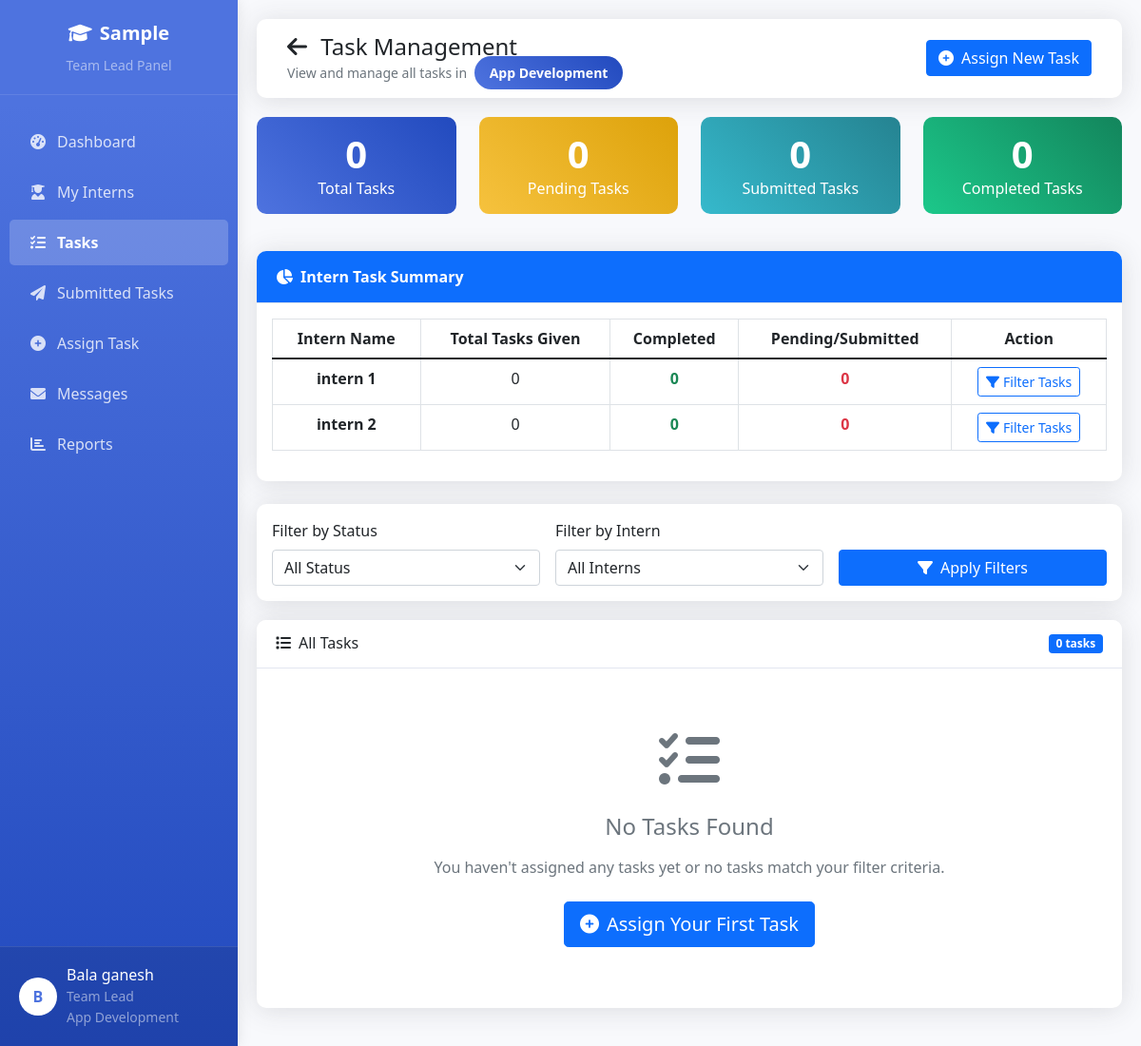
/teamlead/tasks.php (signed in), run on the app's committed database.
### tables this page shows
CREATE TABLE `company_details` (
  `id` int(11) NOT NULL AUTO_INCREMENT,
  `company_name` varchar(255) NOT NULL,
  `admin_username` varchar(50) NOT NULL,
  `admin_password` varchar(255) NOT NULL,
  `internship_duration` varchar(100) DEFAULT NULL,
  `office_timing` varchar(100) DEFAULT NULL,
  `min_score_for_job` int(11) DEFAULT 70,
  `created_at` timestamp NOT NULL DEFAULT current_timestamp(),
  `updated_at` timestamp NOT NULL DEFAULT current_timestamp() ON UPDATE current_timestamp(),
  PRIMARY KEY (`id`)
);

CREATE TABLE `domains` (
  `id` int(11) NOT NULL AUTO_INCREMENT,
  `domain_name` varchar(100) NOT NULL,
  `description` text DEFAULT NULL,
  `created_by` int(11) DEFAULT NULL,
  `created_at` timestamp NOT NULL DEFAULT current_timestamp(),
  PRIMARY KEY (`id`)
);

CREATE TABLE `users` (
  `id` int(11) NOT NULL AUTO_INCREMENT,
  `username` varchar(50) NOT NULL,
  `password` varchar(255) NOT NULL,
  `email` varchar(100) NOT NULL,
  `full_name` varchar(100) NOT NULL,
  `role` enum('admin','team_lead','intern') NOT NULL,
  `domain_id` int(11) DEFAULT NULL,
  `phone` varchar(20) DEFAULT NULL,
  `join_date` date DEFAULT NULL,
  `end_date` date DEFAULT NULL,
  `is_active` tinyint(1) DEFAULT 1,
  `created_at` timestamp NOT NULL DEFAULT current_timestamp(),
  PRIMARY KEY (`id`),
  UNIQUE KEY `username` (`username`),
  UNIQUE KEY `email` (`email`)
);

### teamlead/tasks.php (the view, shortened to what the rows shown need)
<?php
require_once '../config/database.php';
$company_query = "SELECT company_name FROM company_details LIMIT 1";
$company_result = mysqli_query($conn, $company_query);
$company_data = mysqli_fetch_assoc($company_result);
$company_name = $company_data['company_name'] ?? 'Intern Management System';
$team_lead_id = $_SESSION['user_id'];
$domain_query = "SELECT d.domain_name, d.id as domain_id FROM domains d
                 LEFT JOIN users u ON d.id = u.domain_id
                 WHERE u.id = $team_lead_id";
$domain_result = mysqli_query($conn, $domain_query);
$domain_data = mysqli_fetch_assoc($domain_result);
$domain_name = $domain_data['domain_name'] ?? 'No Domain Assigned';
$domain_id = $domain_data['domain_id'] ?? 0;
$summary_query = "
    SELECT
        u.id as intern_id,
        u.full_name,
        COUNT(t.id) as total_tasks,
        SUM(CASE WHEN t.status = 'completed' THEN 1 ELSE 0 END) as completed_count,
        SUM(CASE WHEN t.status != 'completed' THEN 1 ELSE 0 END) as not_completed_count
    FROM users u
    LEFT JOIN tasks t ON u.id = t.assigned_to AND t.assigned_by = $team_lead_id
    WHERE u.role = 'intern' AND u.domain_id = $domain_id
    GROUP BY u.id
";
$summary_result = mysqli_query($conn, $summary_query);
?>
<!DOCTYPE html>
<html lang="en">
<head>
    <link href="https://cdn.jsdelivr.net/npm/bootstrap@5.1.3/dist/css/bootstrap.min.css" rel="stylesheet">
    <link rel="stylesheet" href="https://cdnjs.cloudflare.com/ajax/libs/font-awesome/6.0.0/css/all.min.css">
</head>
<body>
    <div class="sidebar">
        <div class="sidebar-header">
            <a href="dashboard.php" class="company-logo">
                <i class="fas fa-graduation-cap me-2"></i><?php echo $company_name; ?>
            </a>
            <small class="text-white-50 d-block mt-2">Team Lead Panel</small>
        </div>
        <div class="user-profile">
            <div class="d-flex align-items-center">
                <div>
                    <h6 class="mb-0"><?php echo $_SESSION['full_name']; ?></h6>
                    <small class="text-white-50">Team Lead</small>
                    <small class="text-white-50 d-block"><?php echo $domain_name; ?></small>
                </div>
            </div>
        </div>
    </div>
    <div class="main-content">
        <nav class="navbar-top">
            <div class="container-fluid">
                <div class="d-flex justify-content-between align-items-center w-100">
                    <div>
                        <small class="text-muted">
                            View and manage all tasks in
                            <span class="domain-badge ms-1"><?php echo $domain_name; ?></span>
                        </small>
                    </div>
                </div>
            </div>
        </nav>
        <div class="card mb-4">
            <div class="card-body">
                <div class="table-responsive">
                    <table class="table table-bordered text-center">
                        <thead>
                            <tr>
                                <th>Intern Name</th>
                                <th>Total Tasks Given</th>
                                <th>Completed</th>
                                <th>Pending/Submitted</th>
                                <th>Action</th>
                            </tr>
                        </thead>
                        <tbody>
                            <?php if (mysqli_num_rows($summary_result) > 0): ?>
                                <?php while($row = mysqli_fetch_assoc($summary_result)): ?>
                                <tr>
                                    <td><strong><?php echo htmlspecialchars($row['full_name']); ?></strong></td>
                                    <td><?php echo $row['total_tasks']; ?></td>
                                    <td class="text-success"><strong><?php echo $row['completed_count']; ?></strong></td>
                                    <td class="text-danger"><strong><?php echo $row['not_completed_count']; ?></strong></td>
                                    <td>
                                        <a href="?intern=<?php echo $row['intern_id']; ?>" class="btn btn-sm btn-outline-primary">
                                            <i class="fas fa-filter me-1"></i>Filter Tasks
                                        </a>
                                    </td>
                                </tr>
                                <?php endwhile; ?>
                            <?php endif; ?>
                        </tbody>
                    </table>
                </div>
            </div>
        </div>
    </div>
</body>
</html>

### data on the page
company_details: company_name "Sample"
domains: domain_name "App Development"
users: full_name "intern 1", total_tasks "0", completed_count "0", not_completed_count "0"
users: full_name "intern 2", total_tasks "0", completed_count "0", not_completed_count "0"

### other printed values
substr($_SESSION['full_name'], 0, 1) "B"
$_SESSION['full_name'] "Bala ganesh"
$task_stats['total_tasks'] "0"
$task_stats['pending_tasks'] "0"
$task_stats['submitted_tasks'] "0"
$task_stats['completed_tasks'] "0"
mysqli_num_rows($tasks_result) "0"
